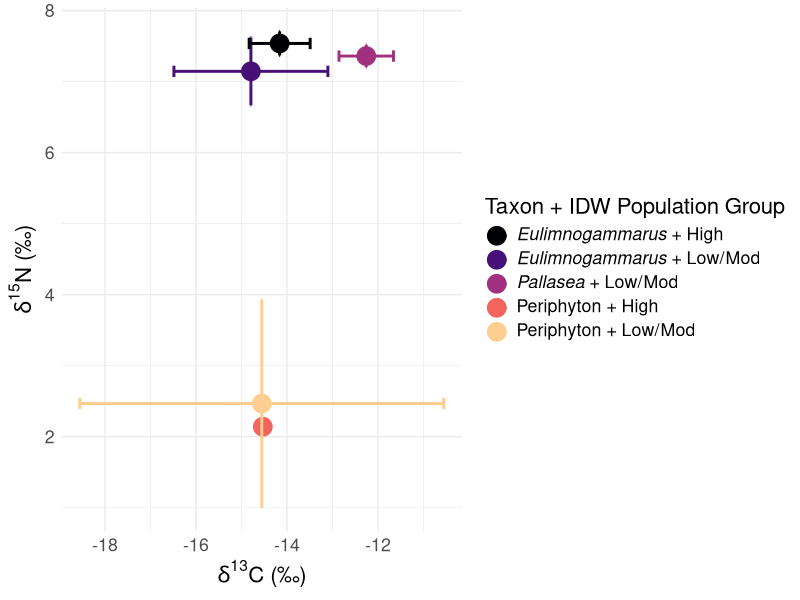

Here is the R script that generated this plot:
# This script aggregates stable isotopes with sewage
# indicator data in Lake Baikal to produce a stable isotope
# biplot for the associated manuscript. 

library(tidyverse)
library(viridis)
library(ggtext)

# Check if figures directory exists 
# If not, create the figures directory
sub_dir <- "figures"
output_dir <- file.path(here::here(), sub_dir)

if (!dir.exists(output_dir)){
  dir.create(output_dir)
} else {
  print("Dir 'figures' already exists!")
}

# 1. Load the data --------------------------------------------------------

stable_isotopes <- read.csv("../cleaned_data/stable_isotopes.csv",
                            header = TRUE)


# 2. Define IDW population groupings --------------------------------------

low <- c("BGO-1", "BGO-2", "BGO-3", "KD-1", "KD-2", "MS-1")
mod <- c("BK-2", "BK-3", "SM-1")
high <- c("BK-1", "EM-1", "LI-3", "LI-2", "LI-1")


# 3. Build and export stable isotope biplot -------------------------------

# To aggregate the data necessary to creat the stable isotopes 
# biplot, we first find the mean and then the standard deviaton
# of each C13 and N15 value for each taxon-IDW population grouping.

foodweb_data <- stable_isotopes %>%
  mutate(idw_group = ifelse(site %in% c(low, mod), "Low/Mod", NA),
         idw_group = ifelse(site %in% high, "High", idw_group),
         Genus = as.character(Genus),
         Genus = ifelse(test = Genus != "Periphyton",
                        yes = paste0("*", as.character(Genus), "*"),
                        no = Genus)) %>%
  unite(taxon_idw_pop, c("Genus", "idw_group"), sep = " + ") %>%
  filter(!grepl("NA", taxon_idw_pop)) %>%
  select(taxon_idw_pop, C13, N15) %>%
  group_by(taxon_idw_pop) %>%
  summarize(mean_N15 = mean(N15),
            mean_C13 = mean(C13),
            sd_N15 = sd(N15),
            sd_C13 = sd(C13))


# Step 4: Build the stable isotopes biplot -------------------------------


foodweb_plot <- ggplot(data = foodweb_data, 
                       aes(mean_C13, mean_N15, 
                           color = taxon_idw_pop)) +
  geom_point(size = 6) +
  geom_errorbar(aes(ymin = mean_N15-sd_N15, 
                    ymax = mean_N15+sd_N15), size = 1) +
  geom_errorbarh(aes(xmin = mean_C13-sd_C13, 
                     xmax = mean_C13+sd_C13), size = 1) +
  labs(color = "Taxon + IDW Population Group") +
  scale_color_viridis_d(begin = 0,
                        end = 0.9,
                        option = "magma") +
  xlab(expression(paste(delta^{13}, "C (\u2030)"))) +
  ylab(expression(paste(delta^{15}, "N (\u2030)"))) +
  theme_minimal() +
  theme(text = element_text(size = 16),
        legend.text = element_markdown())

ggsave("../figures/stable_isotopes_biplot.png", foodweb_plot,
       device = "png", width = 9, height = 6, units = "in")
